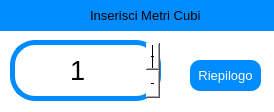
<?xml version="1.0" encoding="UTF-8"?>
<ui version="4.0">
 <class>Inserisci_Metri_Cubi_Window</class>
 <widget class="QWidget" name="Inserisci_Metri_Cubi_Window">
  <property name="geometry">
   <rect>
    <x>0</x>
    <y>0</y>
    <width>274</width>
    <height>112</height>
   </rect>
  </property>
  <property name="windowTitle">
   <string>Metri Cubi</string>
  </property>
  <property name="styleSheet">
   <string notr="true">background-color: rgb(255, 255, 255);</string>
  </property>
  <widget class="QLabel" name="label_5">
   <property name="geometry">
    <rect>
     <x>-20</x>
     <y>-10</y>
     <width>531</width>
     <height>41</height>
    </rect>
   </property>
   <property name="styleSheet">
    <string notr="true">background-color: rgb(0, 140, 255);</string>
   </property>
   <property name="text">
    <string/>
   </property>
  </widget>
  <widget class="QLabel" name="label">
   <property name="geometry">
    <rect>
     <x>90</x>
     <y>0</y>
     <width>151</width>
     <height>31</height>
    </rect>
   </property>
   <property name="font">
    <font>
     <pointsize>10</pointsize>
     <weight>50</weight>
     <bold>false</bold>
    </font>
   </property>
   <property name="styleSheet">
    <string notr="true">color: rgb(0, 0, 0);
background-color: rgb(0, 140, 255);</string>
   </property>
   <property name="text">
    <string>Inserisci Metri Cubi</string>
   </property>
  </widget>
  <widget class="QPushButton" name="cancel_btn_">
   <property name="geometry">
    <rect>
     <x>0</x>
     <y>0</y>
     <width>81</width>
     <height>31</height>
    </rect>
   </property>
   <property name="font">
    <font>
     <pointsize>10</pointsize>
     <weight>50</weight>
     <bold>false</bold>
    </font>
   </property>
   <property name="styleSheet">
    <string notr="true">background-color: rgb(0, 140, 255);
                 color: rgb(255, 255, 255);
                 border-radius:10px;
             </string>
   </property>
   <property name="text">
    <string/>
   </property>
   <property name="icon">
    <iconset resource="img_resources.qrc">
     <normaloff>:/cancel/res/cancel.png</normaloff>:/cancel/res/cancel.png</iconset>
   </property>
  </widget>
  <widget class="QPushButton" name="avanti_btn">
   <property name="geometry">
    <rect>
     <x>190</x>
     <y>60</y>
     <width>71</width>
     <height>31</height>
    </rect>
   </property>
   <property name="font">
    <font>
     <pointsize>10</pointsize>
    </font>
   </property>
   <property name="styleSheet">
    <string notr="true">background-color: rgb(0, 140, 255);

color: rgb(255, 255, 255);
border-radius:10px;</string>
   </property>
   <property name="text">
    <string>Riepilogo</string>
   </property>
  </widget>
  <widget class="QSpinBox" name="metri_cubi_spinBox">
   <property name="geometry">
    <rect>
     <x>10</x>
     <y>40</y>
     <width>151</width>
     <height>61</height>
    </rect>
   </property>
   <property name="font">
    <font>
     <pointsize>20</pointsize>
     <weight>50</weight>
     <bold>false</bold>
    </font>
   </property>
   <property name="styleSheet">
    <string notr="true">QSpinBox::down-button {

        image: url(:/arrows/res/down_arrow.png);
        width:50px;


        }


        QSpinBox::up-button {


        image: url(:/arrows/res/up_arrow.png);
        width: 50px;
        }


        QSpinBox {
        color: rgb(0, 0, 0);
        border-radius:25px;
	background-color: rgb(255, 255, 255);
border: 5px solid rgb(0,140,255);


        }</string>
   </property>
   <property name="wrapping">
    <bool>false</bool>
   </property>
   <property name="alignment">
    <set>Qt::AlignCenter</set>
   </property>
   <property name="readOnly">
    <bool>false</bool>
   </property>
   <property name="buttonSymbols">
    <enum>QAbstractSpinBox::PlusMinus</enum>
   </property>
   <property name="minimum">
    <number>1</number>
   </property>
   <property name="maximum">
    <number>3000</number>
   </property>
  </widget>
 </widget>
 <resources>
  <include location="img_resources.qrc"/>
 </resources>
 <connections>
  <connection>
   <sender>cancel_btn_</sender>
   <signal>clicked()</signal>
   <receiver>Inserisci_Metri_Cubi_Window</receiver>
   <slot>close()</slot>
   <hints>
    <hint type="sourcelabel">
     <x>55</x>
     <y>285</y>
    </hint>
    <hint type="destinationlabel">
     <x>239</x>
     <y>159</y>
    </hint>
   </hints>
  </connection>
 </connections>
</ui>
